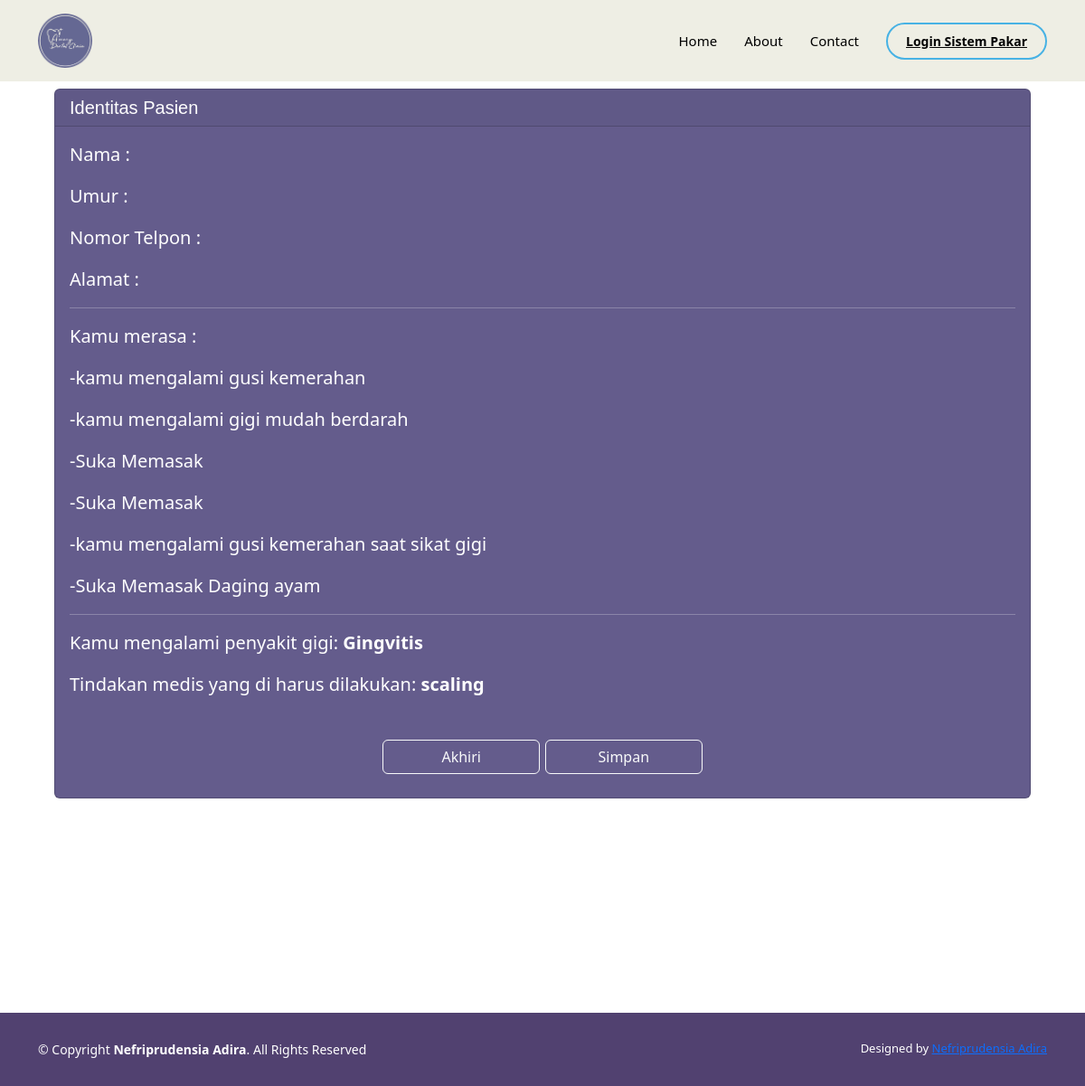
The page /solusi.php?kode=P01 on the database its author committed.
### tables this page shows
CREATE TABLE `tb_kesimpulan_gigi` (
  `kode_kesimpulan` int(11) NOT NULL AUTO_INCREMENT,
  `solusi` varchar(50) NOT NULL,
  `tindakan` varchar(50) DEFAULT NULL,
  `fakta` varchar(100) NOT NULL,
  `oleh` varchar(100) NOT NULL,
  `status` varchar(100) NOT NULL,
  PRIMARY KEY (`kode_kesimpulan`)
);

CREATE TABLE `tb_penyakit` (
  `kode_solusi` varchar(50) NOT NULL,
  `isi_solusi` varchar(200) NOT NULL,
  `tindakan` varchar(200) NOT NULL,
  PRIMARY KEY (`kode_solusi`)
);

### solusi.php (the view, shortened to what this page needs)
<!DOCTYPE html>
<html lang="id">
<head>
    <link rel="stylesheet" href="https://getbootstrap.com/docs/4.1/dist/css/bootstrap.min.css">
    <link href="css/style.css" rel="stylesheet">
    <link href="css/carousel.css" rel="stylesheet">
  <link href="vendor/aos/aos.css" rel="stylesheet">
  <link href="vendor/bootstrap/css/bootstrap.min.css" rel="stylesheet">
  <link href="vendor/bootstrap-icons/bootstrap-icons.css" rel="stylesheet">
  <link href="vendor/boxicons/css/boxicons.min.css" rel="stylesheet">
  <link href="vendor/glightbox/css/glightbox.min.css" rel="stylesheet">
  <link href="vendor/remixicon/remixicon.css" rel="stylesheet">
  <link href="vendor/swiper/swiper-bundle.min.css" rel="stylesheet">
</head>
<body style="padding-bottom: 0px!important;">
    <?php include ('navbar.php'); ?>
    <main class="batas-atas mt-5">
        <div class="card text-white mb-3" style="background-color:#645c8c">
          <h5 class="card-header">Identitas Pasien</h5>
          <div class="card-body text-left ukuran-20">
            <form method="post" action="solusi.php" enctype="multipart/form-data" role="form">
                <?php
                include ('koneksi.php');
                echo "<p>Nama : ".$_SESSION['nama']."</p>";
                echo "<p>Umur : ".$_SESSION['umur']."</p>";
                echo "<p>Nomor Telpon : ".$_SESSION['nomor']."</p>";
                echo "<p>Alamat : ".$_SESSION['alamat']."</p>";
                    if(isset($_GET['kode'])){
                        $kode=$_GET['kode'];
                    }
                ?>
                <hr>
                <p>Kamu merasa :</p>
                <?php
                 include "fungsi.php";
                 solusi($kode);
                ?>
                <hr>
                <?php
                $sql = "SELECT * from tb_penyakit WHERE kode_solusi='$kode'";
                $data = mysqli_query($connect,$sql);
                $row = mysqli_fetch_assoc($data);
                if ($row['kode_solusi']=="x-1" || $row['isi_solusi']=="x-2" || $row['isi_solusi']=="x-3" || $row['isi_solusi']=="x-4" || $row['isi_solusi']=="x-5") {
                     echo "<center><p><strong style='color:red'>SISTEM TIDAK MENEMUKAN JAWABAN !</strong></p></center><hr>";
                     ?>
                        <div class="card bg-dark">
                             <h5 class="card-header">Pengguna menambah fakta baru</h5>
                            <div class="card-body">
                             <form action="solusi.php" method="post">
                              <div class="form-group">
                                <label for="exampleFormControlSelect1">Pilih Penyakit :</label>
                                <select name="solusi" class="form-control" id="exampleFormControlSelect2">
                                <?php
                                include "koneksi.php";
                                $sql = "SELECT * from tb_penyakit";
                                $data = mysqli_query($connect,$sql);
                                while ($row = mysqli_fetch_assoc($data)) {
                                   if ($row['isi_solusi']!="x-1" && $row['isi_solusi']!="x-2" && $row['isi_solusi']!="x-3" && $row['isi_solusi']!="x-4" && $row['isi_solusi']!="x-5") {
                                    echo '<option value="'.$row["isi_solusi"].'">'.$row["isi_solusi"].'</option>';
                                 }
                                }
                                ?>
                                </select>
                              </div>
                              <div class="form-group">
                                <label for="exampleFormControlInput2">Masukan fakta:</label>
                                <input type="text" name="fakta" class="form-control" id="exampleFormControlInput1" placeholder="Contoh : Terasa ngilu pada gigi">
                              </div>
                              <input type="submit" class="btn btn-info" name="masukan">
                            </form>
                            </div>
                        </div>
                     <?php
                }
                else{
                    echo "<p>Kamu mengalami penyakit gigi: <strong style='color:white'>".$row['isi_solusi']."</strong></p>";
                }
                ?>
                <?php
                $sql = "SELECT * from tb_penyakit WHERE kode_solusi='$kode'";
                $data = mysqli_query($connect,$sql);
                $row = mysqli_fetch_assoc($data);
                if ($row['kode_solusi']=="x-1" || $row['isi_solusi']=="x-2" || $row['isi_solusi']=="x-3" || $row['isi_solusi']=="x-4" || $row['isi_solusi']=="x-5") {
                     echo "<center><p><strong style='color:red'>SISTEM TIDAK MENEMUKAN JAWABAN !</strong></p></center><hr>";
                     ?>
                     <?php
                }
                else{
                    echo "<p>Tindakan medis yang di harus dilakukan: <strong style='color:white'>".$row['tindakan']."</strong></p>";
                }
                ?>
            </form>
            <br>
            <div class="text-center">
                <a style="margin-bottom: 10px;" href="hapus-session.php" class="btn btn-outline-light col-sm-2">Akhiri</a>
                <a style="margin-bottom: 10px;" href="simpan-data.php" class="btn btn-outline-light col-sm-2">Simpan</a>
            </div>
          </div>
        </div>
    </main>
    <?php include ('footer2.php'); ?>
</body>
</html>

### fungsi.php (shortened to what this page needs)
<?php
function kesimpulan($penyakit){
    include 'koneksi.php';
    $sql = "SELECT * from tb_kesimpulan_gigi WHERE solusi='$penyakit' AND status='setuju'";
    $data = mysqli_query($connect,$sql);
    while ($row = mysqli_fetch_assoc($data)) {
        echo '<p>-'.$row['fakta'].'</p>';
    }
}
function solusi($kode){
    if ($kode=='P01') {
        $penyakit = "Gingvitis";
        kesimpulan($penyakit);
    }
}
?>

### css/style.css (style rules this page uses)
.card { margin-left: 5%; margin-right: 5%; }
.batas-atas { padding-top: 50px; }
.ukuran-20 { font-size: 20px; }
body { font-family: "Open Sans", sans-serif; color: #444444; }
a { color: #47b2e4; text-decoration: none; }
h1, h2, h3, h4, h5, h6 { font-family: "Jost", sans-serif; }

### css/carousel.css (style rules this page uses)
body { padding-bottom: 3rem; color: #5a5a5a; }

### rows shown on the page
tb_kesimpulan_gigi: fakta "kamu mengalami gusi kemerahan"
tb_kesimpulan_gigi: fakta "kamu mengalami gigi mudah berdarah"
tb_kesimpulan_gigi: fakta "Suka Memasak"
tb_kesimpulan_gigi: fakta "Suka Memasak"
tb_kesimpulan_gigi: fakta "kamu mengalami gusi kemerahan saat sikat gigi"
tb_kesimpulan_gigi: fakta "Suka Memasak Daging ayam"
tb_penyakit: isi_solusi "Gingvitis", tindakan "scaling"
